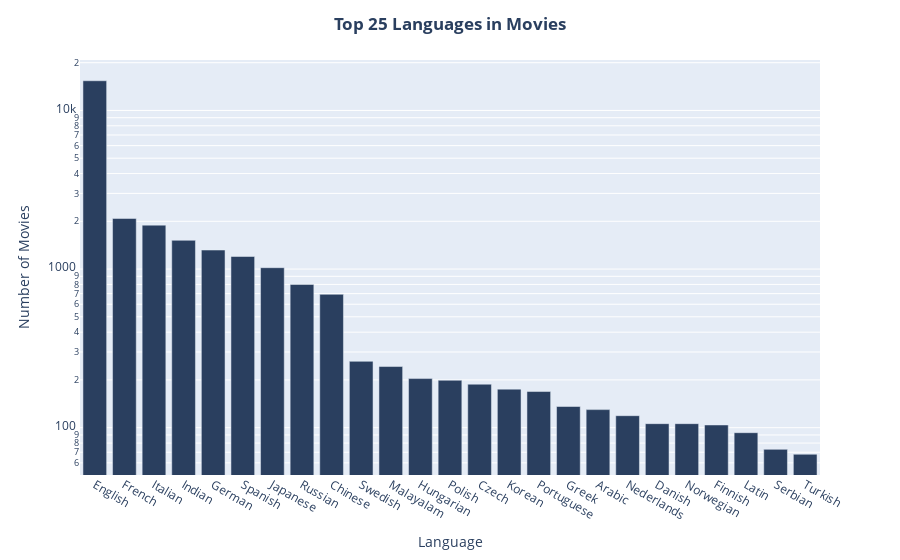

The code cell stored with this chart in its notebook:
### Code cell
# Plot top 20 languages using plotly using log scale on y-axis
languages_count = languages_exploded['languages'].value_counts().reset_index()
languages_count.columns = ['language', 'count']
languages_count = languages_count.sort_values(by='count', ascending=False)

fig = px.bar(languages_count.head(25), x='language', y='count', labels={'language':'Language', 'count':'Number of Movies'})
fig.update_yaxes(type="log")
fig.update_layout(title_text="Top 25 Languages in Movies", title_x=0.5, title_font_weight='bold')
fig.update_traces(marker_color='#2A3F5F')

fig.show()

### Figure 1 — Plotly figure (JSON) as saved in the notebook; plotly's stock layout.template omitted (floating-point values rounded to 4 significant figures)
{"data": [{"alignmentgroup": "True", "hovertemplate": "Language=%{x}<br>Number of Movies=%{y}<extra></extra>", "legendgroup": "", "marker": {"color": "#2A3F5F", "pattern": {"shape": ""}}, "name": "", "offsetgroup": "", "orientation": "v", "showlegend": false, "textposition": "auto", "type": "bar", "x": ["English", "French", "Italian", "Indian", "German", "Spanish", "Japanese", "Russian", "Chinese", "Swedish", "Malayalam", "Hungarian", "Polish", "Czech", "Korean", "Portuguese", "Greek", "Arabic", "Nederlands", "Danish", "Norwegian", "Finnish", "Latin", "Serbian", "Turkish"], "xaxis": "x", "y": [15388, 2084, 1892, 1518, 1318, 1200, 1020, 800, 693, 262, 243, 204, 199, 188, 175, 169, 136, 130, 119, 106, 106, 104, 93, 73, 68], "yaxis": "y"}], "layout": {"barmode": "relative", "legend": {"tracegroupgap": 0}, "margin": {"t": 60}, "title": {"font": {"weight": "bold"}, "text": "Top 25 Languages in Movies", "x": 0.5}, "xaxis": {"anchor": "y", "domain": [0, 1], "title": {"text": "Language"}}, "yaxis": {"anchor": "x", "domain": [0, 1], "title": {"text": "Number of Movies"}, "type": "log"}}}
